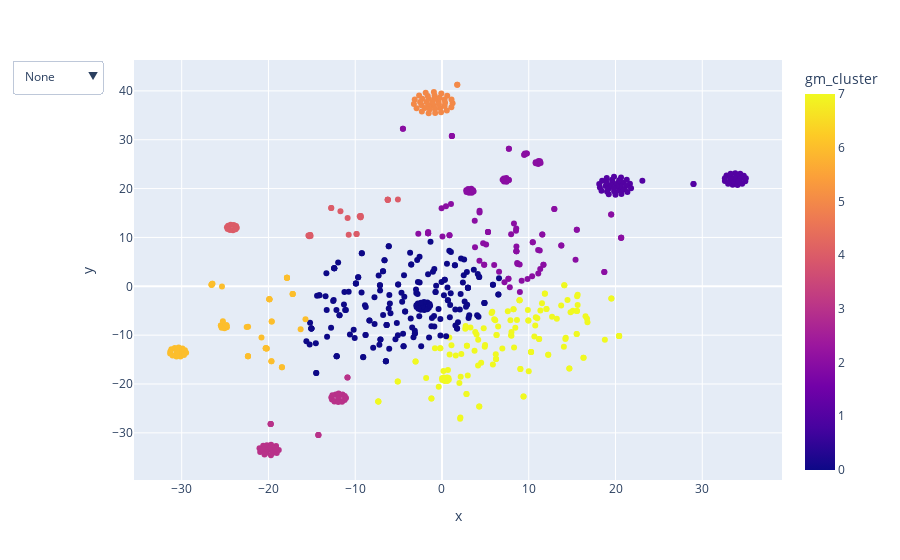

The notebook cell saved with this chart:
### Code cell
fig = px.scatter(
    df,
    x='x',
    y='y',
    color="gm_cluster",
    hover_data=["short_input_texts", "short_bot_texts", "intent", "short_entities", "action_1"],
)
fig.update_layout(
    updatemenus=[menus_list['gm_cluster']]
)


fig.show()

### Figure 1 — Plotly figure (JSON) as saved in the notebook; plotly's stock layout.template omitted (floating-point values rounded to 4 significant figures; data arrays with more than 128 entries replaced by an {"elided": "..."} marker saying what was removed)
{"data": [{"customdata": {"elided": "655x5 str values"}, "hovertemplate": "x=%{x}<br>y=%{y}<br>short_input_texts=%{customdata[0]}<br>short_bot_texts=%{customdata[1]}<br>intent=%{customdata[2]}<br>short_entities=%{customdata[3]}<br>action_1=%{customdata[4]}<br>gm_cluster=%{marker.color}<extra></extra>", "legendgroup": "", "marker": {"color": {"elided": "655 int values"}, "coloraxis": "coloraxis", "symbol": "circle"}, "mode": "markers", "name": "", "showlegend": false, "type": "scatter", "x": {"elided": "655 float values"}, "xaxis": "x", "y": {"elided": "655 float values"}, "yaxis": "y"}], "layout": {"coloraxis": {"colorbar": {"title": {"text": "gm_cluster"}}, "colorscale": [[0, "#0d0887"], [0.1111, "#46039f"], [0.2222, "#7201a8"], [0.3333, "#9c179e"], [0.4444, "#bd3786"], [0.5556, "#d8576b"], [0.6667, "#ed7953"], [0.7778, "#fb9f3a"], [0.8889, "#fdca26"], [1, "#f0f921"]]}, "legend": {"tracegroupgap": 0}, "margin": {"t": 60}, "updatemenus": [{"buttons": [{"args": ["shapes", []], "label": "None", "method": "relayout"}, {"args": ["shapes", [{"line": {"color": "#0d0887"}, "type": "circle", "x0": -15.63, "x1": 6.574, "xref": "x", "y0": -17.76, "y1": 9.11, "yref": "y"}]], "label": "Cluster 0", "method": "relayout"}, {"args": ["shapes", [{"line": {"color": "#46039f"}, "type": "circle", "x0": 18.13, "x1": 35.03, "xref": "x", "y0": 18.74, "y1": 23.16, "yref": "y"}]], "label": "Cluster 1", "method": "relayout"}, {"args": ["shapes", [{"line": {"color": "#7201a8"}, "type": "circle", "x0": -4.501, "x1": 20.66, "xref": "x", "y0": -1.155, "y1": 32.26, "yref": "y"}]], "label": "Cluster 2", "method": "relayout"}, {"args": ["shapes", [{"line": {"color": "#9c179e"}, "type": "circle", "x0": -21.03, "x1": -10.89, "xref": "x", "y0": -34.58, "y1": -18.68, "yref": "y"}]], "label": "Cluster 3", "method": "relayout"}, {"args": ["shapes", [{"line": {"color": "#bd3786"}, "type": "circle", "x0": -24.78, "x1": -5.08, "xref": "x", "y0": 10.25, "y1": 17.78, "yref": "y"}]], "label": "Cluster 4", "method": "relayout"}, {"args": ["shapes", [{"line": {"color": "#d8576b"}, "type": "circle", "x0": -3.237, "x1": 1.764, "xref": "x", "y0": 35.41, "y1": 41.25, "yref": "y"}]], "label": "Cluster 5", "method": "relayout"}, {"args": ["shapes", [{"line": {"color": "#ed7953"}, "type": "circle", "x0": -31.33, "x1": -15.73, "xref": "x", "y0": -16.56, "y1": 1.745, "yref": "y"}]], "label": "Cluster 6", "method": "relayout"}, {"args": ["shapes", [{"line": {"color": "#fb9f3a"}, "type": "circle", "x0": -7.337, "x1": 20.42, "xref": "x", "y0": -27.1, "y1": 0.1999, "yref": "y"}]], "label": "Cluster 7", "method": "relayout"}, {"args": ["shapes", [{"line": {"color": "#0d0887"}, "type": "circle", "x0": -15.63, "x1": 6.574, "xref": "x", "y0": -17.76, "y1": 9.11, "yref": "y"}, {"line": {"color": "#46039f"}, "type": "circle", "x0": 18.13, "x1": 35.03, "xref": "x", "y0": 18.74, "y1": 23.16, "yref": "y"}, {"line": {"color": "#7201a8"}, "type": "circle", "x0": -4.501, "x1": 20.66, "xref": "x", "y0": -1.155, "y1": 32.26, "yref": "y"}, {"line": {"color": "#9c179e"}, "type": "circle", "x0": -21.03, "x1": -10.89, "xref": "x", "y0": -34.58, "y1": -18.68, "yref": "y"}, {"line": {"color": "#bd3786"}, "type": "circle", "x0": -24.78, "x1": -5.08, "xref": "x", "y0": 10.25, "y1": 17.78, "yref": "y"}, {"line": {"color": "#d8576b"}, "type": "circle", "x0": -3.237, "x1": 1.764, "xref": "x", "y0": 35.41, "y1": 41.25, "yref": "y"}, {"line": {"color": "#ed7953"}, "type": "circle", "x0": -31.33, "x1": -15.73, "xref": "x", "y0": -16.56, "y1": 1.745, "yref": "y"}, {"line": {"color": "#fb9f3a"}, "type": "circle", "x0": -7.337, "x1": 20.42, "xref": "x", "y0": -27.1, "y1": 0.1999, "yref": "y"}]], "label": "All", "method": "relayout"}]}], "xaxis": {"anchor": "y", "domain": [0, 1], "title": {"text": "x"}}, "yaxis": {"anchor": "x", "domain": [0, 1], "title": {"text": "y"}}}}
